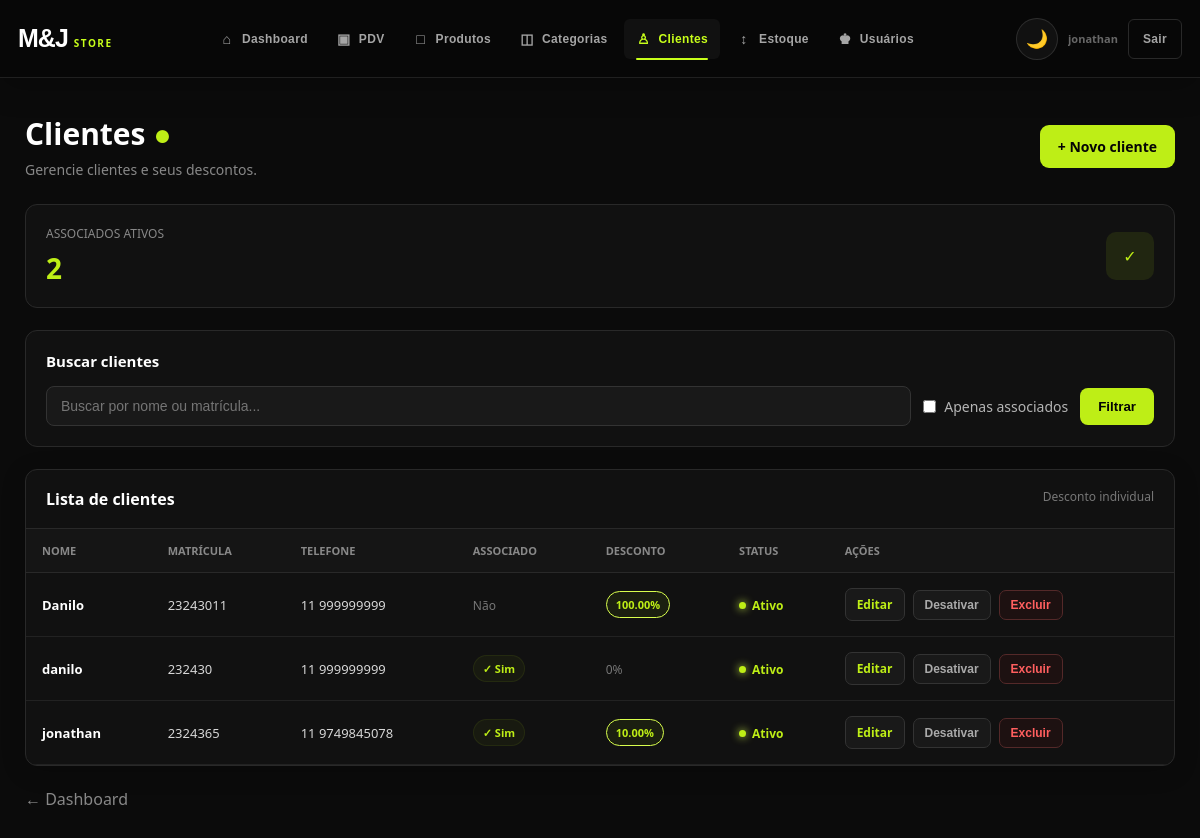
The app's page /clientes/ (signed in), older data.
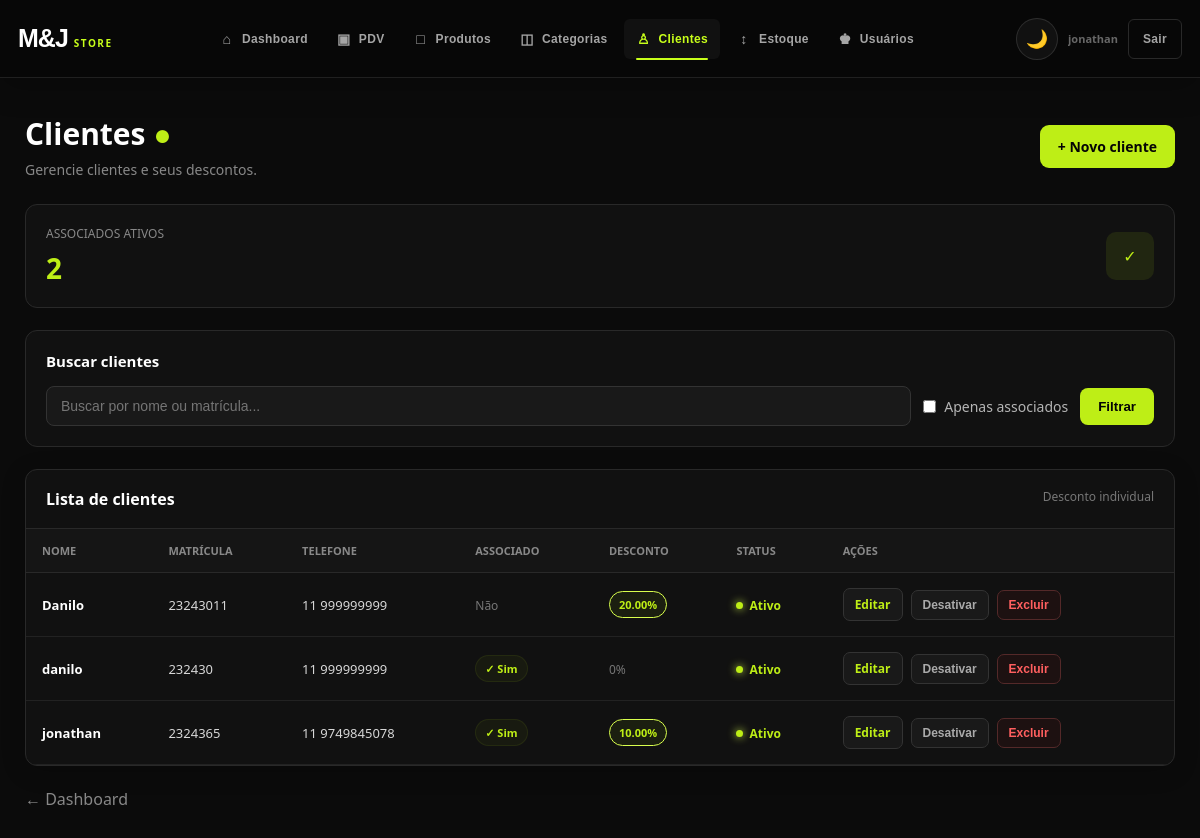
The same page, newer data.
### app/models/cliente.py (models this page shows)
class Cliente(Base):
    __tablename__ = "clientes"
    id = Column(
        Integer,
        primary_key=True,
        index=True
    )
    nome = Column(
        String(150),
        nullable=False
    )
    matricula = Column(
        String(100),
        unique=True,
        nullable=True
    )
    telefone = Column(
        String(30),
        nullable=True
    )
    is_associado = Column(
        Boolean,
        default=False,
        nullable=False
    )
    ativo = Column(
        Boolean,
        default=True,
        nullable=False
    )
    desconto_percentual = Column(
        Float,
        default=0.0,
        nullable=False
    )
    criado_em = Column(
        DateTime,
        server_default=func.now(),
        nullable=False
    )
    vendas = relationship(
        "Venda",
        back_populates="cliente"
    )

### app/controllers/clientes_controller.py (the view)
@router.get("/")
def listar_clientes(
    request: Request,
    busca: str = "",
    apenas_associados: bool = False,
    db: Session = Depends(get_db),
    admin=Depends(get_admin)
):
    query = db.query(Cliente)
    if busca:
        texto = busca.strip()
        query = query.filter(
            Cliente.nome.ilike(
                f"%{texto}%"
            )
            |
            Cliente.matricula.ilike(
                f"%{texto}%"
            )
        )
    if apenas_associados:
        query = query.filter(
            Cliente.is_associado == True
        )
    clientes = (
        query
        .order_by(Cliente.nome)
        .all()
    )
    total_associados = (
        db.query(Cliente)
        .filter(
            Cliente.is_associado == True,
            Cliente.ativo == True
        )
        .count()
    )
    return templates.TemplateResponse(
        request=request,
        name="clientes/index.html",
        context={
            "request": request,
            "usuario": admin,
            "clientes": clientes,
            "busca": busca,
            "apenas_associados":
                apenas_associados,
            "total_associados":
                total_associados
        }
    )

### app/templates/clientes/index.html (shortened to what this page needs)
<!DOCTYPE html>
<html lang="pt-br">
<head>
    <link
        rel="stylesheet"
        href="/static/css/navbar.css"
    >
</head>
<body>
    {% include "shared/navbar.html" %}
    <main class="container">
        <div class="page-header">
            <div class="titulo-area">
                <h1>
                    Clientes <span>●</span>
                </h1>
                <p>
                    Gerencie clientes e seus descontos.
                </p>
            </div>
            <a
                href="/clientes/novo"
                class="btn-novo"
            >
                + Novo cliente
            </a>
        </div>
        <div class="estatistica">
            <div class="estatistica-info">
                <span>
                    Associados ativos
                </span>
                <strong>
                    {{ total_associados }}
                </strong>
            </div>
            <div class="estatistica-icon">
                ✓
            </div>
        </div>
        <section class="filtros">
            <div class="filtros-titulo">
                Buscar clientes
            </div>
            <form
                method="get"
                action="/clientes"
                class="filtros-form"
            >
                <input
                    class="busca"
                    type="text"
                    name="busca"
                    placeholder="Buscar por nome ou matrícula..."
                    value="{{ busca }}"
                >
                <label class="checkbox-area">
                    <input
                        type="checkbox"
                        name="apenas_associados"
                        value="true"
                    >
                    Apenas associados
                </label>
                <button
                    type="submit"
                    class="btn-filtrar"
                >
                    Filtrar
                </button>
            </form>
        </section>
        <section class="tabela-container">
            <div class="tabela-topo">
                <h2>
                    Lista de clientes
                </h2>
                <span>
                    Desconto individual
                </span>
            </div>
            <table>
                <thead>
                    <tr>
                        <th>Nome</th>
                        <th>Matrícula</th>
                        <th>Telefone</th>
                        <th>Associado</th>
                        <th>Desconto</th>
                        <th>Status</th>
                        <th>Ações</th>
                    </tr>
                </thead>
                <tbody>
                    {% for c in clientes %}
                    <tr>
                        <td>
                            <span class="cliente-nome">
                                {{ c.nome }}
                            </span>
                        </td>
                        <td>
                            {{ c.matricula or "—" }}
                        </td>
                        <td>
                            {{ c.telefone or "—" }}
                        </td>
                        <td>
                            {% if c.is_associado %}
                                <span class="badge-associado">
                                    ✓ Sim
                                </span>
                            {% else %}
                                <span class="badge-sem-desconto">
                                    Não
                                </span>
                            {% endif %}
                        </td>
                        <td>
                            {% if c.desconto_percentual and
                                  c.desconto_percentual > 0 %}
                                <span class="badge-desconto">
                                    {{ "%.2f"|format(
                                        c.desconto_percentual
                                    ) }}%
                                </span>
                            {% else %}
                                <span class="badge-sem-desconto">
                                    0%
                                </span>
                            {% endif %}
                        </td>
                        <td>
                            {% if c.ativo %}
                                <span class="status ativo">
                                    Ativo
                                </span>
                            {% else %}
                                <span class="status inativo">
                                    Inativo
                                </span>
                            {% endif %}
                        </td>
                        <td>
                            <div class="acoes">
                                <a
                                    href="/clientes/{{ c.id }}/editar"
                                    class="btn-editar"
                                >
                                    Editar
                                </a>
                                <form
                                    action="/clientes/{{ c.id }}/toggle-ativo"
                                    method="post"
                                    style="display:inline"
                                >
                                    <button
                                        type="submit"
                                        class="btn-status"
                                    >
                                        {{
                                            "Desativar"
                                            if c.ativo
                                            else
                                            "Ativar"
                                        }}
                                    </button>
                                </form>
                                <form
                                    action="/clientes/{{ c.id }}/excluir"
                                    method="post"
                                    style="display:inline"
                                    onsubmit="
                                        return confirm(
                                            'Deseja excluir o cliente {{ c.nome|e }}?'
                                        );
                                    "
                                >
                                    <button
                                        type="submit"
                                        class="btn-excluir"
                                    >
                                        Excluir
                                    </button>
                                </form>
                            </div>
                        </td>
                    </tr>
                    {% endfor %}
                </tbody>
            </table>
        </section>
        <a
            href="/"
            class="voltar"
        >
            ← Dashboard
        </a>
    </main>
</body>
</html>

### app/templates/shared/navbar.html (shortened to what this page needs)
<nav class="app-navbar" aria-label="Navegação principal">
    <div class="app-navbar-inner">
        <a href="/" class="app-navbar-brand" aria-label="M&J Store - Dashboard">
            <span class="app-navbar-brand-main">M&J</span>
            <span class="app-navbar-brand-sub">STORE</span>
        </a>
        <div class="app-navbar-menu" id="app-navbar-menu">
            <div class="app-navbar-links">
                <a
                    href="/"
                    class="app-navbar-link {% if request.url.path == '/' %}active{% endif %}"
                >
                    <span class="app-navbar-icon">⌂</span>
                    Dashboard
                </a>
                <a
                    href="/pdv"
                    class="app-navbar-link {% if request.url.path.startswith('/pdv') %}active{% endif %}"
                >
                    <span class="app-navbar-icon">▣</span>
                    PDV
                </a>
                <a
                    href="/produtos"
                    class="app-navbar-link {% if request.url.path.startswith('/produtos') %}active{% endif %}"
                >
                    <span class="app-navbar-icon">□</span>
                    Produtos
                </a>
                {% if usuario and usuario.get('role') == 'admin' %}
                <a
                    href="/categorias"
                    class="app-navbar-link {% if request.url.path.startswith('/categorias') %}active{% endif %}"
                >
                    <span class="app-navbar-icon">◫</span>
                    Categorias
                </a>
                {% endif %}
                {% if usuario and usuario.get('role') == 'admin' %}
                <a
                    href="/clientes"
                    class="app-navbar-link {% if request.url.path.startswith('/clientes') %}active{% endif %}"
                >
                    <span class="app-navbar-icon">♙</span>
                    Clientes
                </a>
                {% endif %}
                {% if usuario and usuario.get('role') == 'admin' %}
                <a
                    href="/movimentacoes"
                    class="app-navbar-link {% if request.url.path.startswith('/movimentacoes') %}active{% endif %}"
                >
                    <span class="app-navbar-icon">↕</span>
                    Estoque
                </a>
                {% endif %}
                {% if usuario and usuario.get('role') == 'admin' %}
                <a
                    href="/usuarios"
                    class="app-navbar-link {% if request.url.path.startswith('/usuarios') %}active{% endif %}"
                >
                    <span class="app-navbar-icon">♚</span>
                    Usuários
                </a>
                {% endif %}
            </div>
            <div class="app-navbar-actions">
                <button
                    type="button"
                    class="app-navbar-theme"
                    id="themeToggle"
                    aria-label="Mudar para tema claro"
                    aria-pressed="false"
                    title="Mudar tema"
                >
                </button>
                <span class="app-navbar-user">
                    {% if usuario %}
                        {{ usuario.nome or usuario.get('nome') or usuario.email or usuario.get('email') or 'Usuário' }}
                    {% else %}
                        Sistema
                    {% endif %}
                </span>
                <a
                    href="/auth/logout"
                    class="app-navbar-logout"
                >
                    Sair
                </a>
            </div>
        </div>
    </div>
</nav>

### app/static/css/navbar.css (style rules this page uses)
:root { --navbar-bg: #080808; --navbar-border: #202020; --navbar-text: #a5a5a5; --navbar-hover: #ffffff; --navbar-neon: #c8ff1a; }
body { padding-top: 78px !important; }
.app-navbar { position: fixed; inset: 0 0 auto 0; height: 78px; width: 100%; z-index: 9999; background: rgba(8, 8, 8, 0.97); border-bottom: 1px solid var(--navbar-border); box-shadow: 0 10px 30px rgba(0, 0, 0, 0.22); backdrop-filter: blur(10px); -webkit-backdrop-filter: blur(10px); }
.app-navbar-inner { width: min(1500px, calc(100% - 36px)); height: 100%; margin: 0 auto; display: flex; align-items: center; gap: 24px; }
.app-navbar-brand { display: inline-flex; align-items: baseline; gap: 6px; min-width: 165px; text-decoration: none; line-height: 1; }
.app-navbar-brand-main { color: #ffffff; font-family: 'Montserrat', sans-serif; font-size: 25px; font-weight: 900; letter-spacing: -1px; }
.app-navbar-brand-sub { color: var(--navbar-neon); font-size: 10px; font-weight: 900; letter-spacing: 1.5px; }
.app-navbar-menu { flex: 1; min-width: 0; display: flex; align-items: center; justify-content: space-between; gap: 18px; }
.app-navbar-links { display: flex; align-items: center; gap: 4px; min-width: 0; }
.app-navbar-link, .app-navbar-logout { position: relative; display: inline-flex; align-items: center; gap: 7px; min-height: 40px; padding: 0 12px; color: var(--navbar-text); text-decoration: none; font-family: 'Montserrat', sans-serif; font-size: 12px; font-weight: 800; letter-spacing: .35px; white-space: nowrap; transition: color .2s ease, background-color .2s ease; border-radius: 6px; }
.app-navbar-link:hover, .app-navbar-link.active, .app-navbar-logout:hover { color: var(--navbar-hover); background: #111111; }
.app-navbar-link.active { color: var(--navbar-neon); }
.app-navbar-link.active::after { content: ''; position: absolute; left: 12px; right: 12px; bottom: -1px; height: 2px; background: var(--navbar-neon); border-radius: 2px; }
.app-navbar-icon { display: inline-flex; width: 16px; justify-content: center; color: currentColor; font-size: 14px; line-height: 1; }
.app-navbar-actions { display: flex; align-items: center; gap: 10px; flex-shrink: 0; }
.app-navbar-user { max-width: 180px; overflow: hidden; text-overflow: ellipsis; white-space: nowrap; color: #676767; font-size: 11px; font-weight: 700; }
.app-navbar-logout { border: 1px solid #292929; padding-inline: 14px; }

### app/templates/shared/navbar.html (style rules this page uses)
.app-navbar-theme { width: 42px; height: 42px; display: flex; align-items: center; justify-content: center; padding: 0; border: 1px solid rgba(255,255,255,0.12); border-radius: 50%; background: #111111; color: #ffffff; font-size: 18px; cursor: pointer; transition: transform 0.25s ease, background 0.3s ease, color 0.3s ease, border-color 0.3s ease, box-shadow 0.3s ease; }

Row changes from the older to the newer data that the page shows:
changed Cliente "Danilo": desconto_percentual "100.00" → "20.00"
